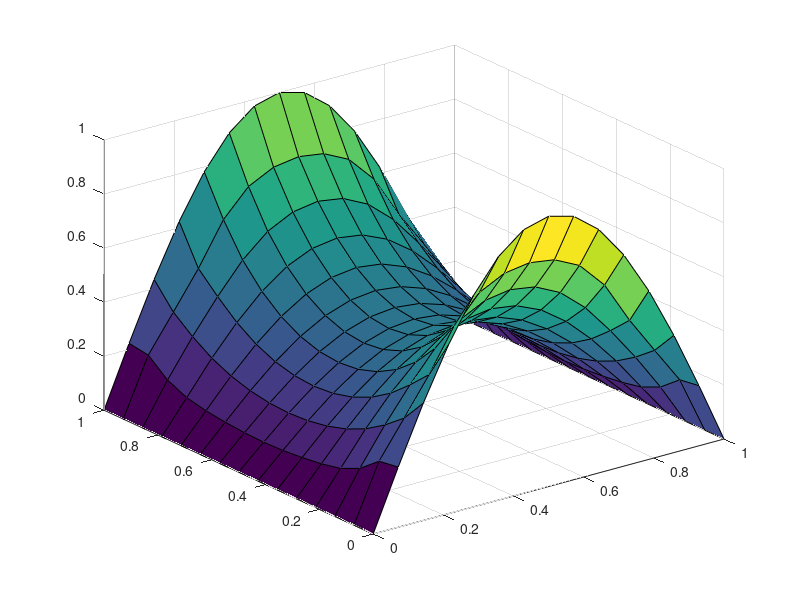

This figure's MATLAB source:
function bem_square
%BEM_SQUARE Lösung der Laplace-Gleichung auf einem Quadrat

% (0,1)     top      (1,1)
%      *------------*
%      |            |
%      |            |
% left |            | right
%      |            |
%      |            |
%      *------------*
% (0,0)    bottom    (1,0)

% Randwerte
u_bottom = @(x, y) sin(x*pi);
u_right = @(x, y) sin(x*pi);
u_top = @(x, y) sin(x*pi);
u_left = @(x, y) sin(x*pi);

n = 4;

%% Fundamentallösung
    function z = ustar(x, y, xi_x, xi_y)
        dist = sqrt((x-xi_x).^2 + (y-xi_y).^2);
        
        z = -1/(2*pi)*log(dist);
    end

    function z = dustar(x, y, xi_x, xi_y, n_x, n_y)
        diff_x = x-xi_x;
        diff_y = y-xi_y;
        
        dist = diff_x.^2 + diff_y.^2;
        
        z = -(diff_x.*n_x+diff_y.*n_y)./(2*pi*dist);
    end
%% LGS aufstellen und lösen
H = zeros(4*n,4*n);
G = zeros(4*n,4*n);
u = zeros(4*n, 1);
xi = zeros(4*n, 5);

tic

for i=1:n
    width = 1/n;
    offset = width/2;
    
    t = offset+(i-1)*width;
    
    %              x y Seite   start     end
    xi(i,:)     = [t 0   1   t-offset t+offset];
    xi(n+i,:)   = [1 t   2   t-offset t+offset];
    xi(2*n+i,:) = [t 1   3   t-offset t+offset];
    xi(3*n+i,:) = [0 t   4   t-offset t+offset];
end

% Randwerte
for i=1:4*n
    side = xi(i, 3);
    
    switch side
        case 1
            u(i) = u_bottom(xi(i,1), xi(i,2));
        case 2
           u(i) = u_right(xi(i,1), xi(i,2));
        case 3
           u(i) = u_top(xi(i,1), xi(i,2));
        case 4
           u(i) = u_left(xi(i,1), xi(i,2));
    end
end

u

% Schleife über die Randpunkte
for i=1:4*n
    xi_x = xi(i, 1);
    xi_y = xi(i, 2);
    
    % Schleife über die Basisfunktionen
    for j = 1:4*n
        side = xi(j, 3);
        a = xi(j, 4);
        b = xi(j, 5);
        
        switch side
            case 1
                H(i,j) = quadgk(@(x) dustar(x, 0, xi_x, xi_y, 0, -1), a, b);
                G(i,j) = quadgk(@(x) ustar(x, 0, xi_x, xi_y), a, b);
            case 2
                H(i,j) = quadgk(@(y) dustar(1, y, xi_x, xi_y, 1, 0), a, b);
                G(i,j) = quadgk(@(y) ustar(1, y, xi_x, xi_y), a, b);
            case 3
                H(i,j) = quadgk(@(x) dustar(x, 1, xi_x, xi_y, 0, 1), a, b);
                G(i,j) = quadgk(@(x) ustar(x, 1, xi_x, xi_y), a, b);
            case 4
                H(i,j) = quadgk(@(y) dustar(0, y, xi_x, xi_y, -1, 0), a, b);
                G(i,j) = quadgk(@(y) ustar(0, y, xi_x, xi_y), a, b);
        end
    end
end

q=G\(H+0.5*eye(4*n))*u;

%% Lösung für innere Punkte
np = 15;

[lx, ly] = meshgrid(linspace(0,1,np), linspace(0,1,np));

z = zeros(size(lx));

% Randwerte übernehmen
z(1,:) = u_bottom(lx(1,:), ly(1,:));
z(np,:) = u_top(lx(np,:), ly(np,:));
z(:,1) = u_left(lx(:,1), ly(:,1));
z(:,np) = u_right(lx(:,np), ly(:,np));
    
% Werte innen berechnen
for i = 2:np-1
    for j = 2:np-1
        xi_x = lx(i, j);
        xi_y = ly(i, j);

        h = zeros(1, 4*n);
        g = zeros(1, 4*n);
        
        for k = 1:4*n
            side = xi(k, 3);
            a = xi(k, 4);
            b = xi(k, 5);
            
            switch side
                case 1
                    g(k) = quadgk(@(x) ustar(x, 0, xi_x, xi_y), a, b);
                    h(k) = quadgk(@(x) dustar(x, 0, xi_x, xi_y,  0, -1), a, b);
                case 2
                    g(k) = quadgk(@(y) ustar(1, y, xi_x, xi_y), a, b);
                    h(k) = quadgk(@(y) dustar(1, y, xi_x, xi_y,  1,  0), a, b);
                case 3
                    g(k) = quadgk(@(x) ustar(x, 1, xi_x, xi_y), a, b);
                    h(k) = quadgk(@(x) dustar(x, 1, xi_x, xi_y,  0,  1), a, b);
                case 4
                    g(k) = quadgk(@(y) ustar(0, y, xi_x, xi_y), a, b);
                    h(k) = quadgk(@(y) dustar(0, y, xi_x, xi_y, -1,  0), a, b);
            end
        end
        
        z(i,j) = g*q-h*u;
    end
end

toc

surf(lx, ly, z);

end
